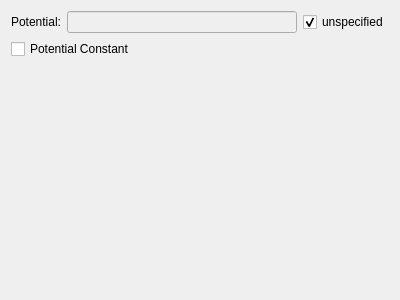
<?xml version="1.0" encoding="UTF-8"?>
<ui version="4.0">
 <class>Form</class>
 <widget class="QWidget" name="Form">
  <property name="geometry">
   <rect>
    <x>0</x>
    <y>0</y>
    <width>400</width>
    <height>300</height>
   </rect>
  </property>
  <property name="windowTitle">
   <string>Constraint Properties</string>
  </property>
  <layout class="QFormLayout" name="formLayout">
   <property name="fieldGrowthPolicy">
    <enum>QFormLayout::AllNonFixedFieldsGrow</enum>
   </property>
   <item row="1" column="0">
    <widget class="QLabel" name="potentialLbl">
     <property name="text">
      <string>Potential:</string>
     </property>
    </widget>
   </item>
   <item row="1" column="1">
    <layout class="QHBoxLayout" name="horizontalLayout_2">
     <item>
      <widget class="Gui::InputField" name="potentialTxt">
       <property name="enabled">
        <bool>false</bool>
       </property>
       <property name="singleStep" stdset="0">
        <double>1.000000000000000</double>
       </property>
       <property name="unit" stdset="0">
        <string>V</string>
       </property>
      </widget>
     </item>
     <item>
      <widget class="QCheckBox" name="potentialBox">
       <property name="text">
        <string>unspecified</string>
       </property>
       <property name="checked">
        <bool>true</bool>
       </property>
      </widget>
     </item>
    </layout>
   </item>
   <item row="4" column="0" colspan="2">
    <widget class="QCheckBox" name="potentialConstantBox">
     <property name="text">
      <string>Potential Constant</string>
     </property>
    </widget>
   </item>
  </layout>
 </widget>
 <customwidgets>
  <customwidget>
   <class>Gui::InputField</class>
   <extends>QLineEdit</extends>
   <header>Gui/InputField.h</header>
  </customwidget>
 </customwidgets>
 <resources/>
 <connections>
  <connection>
   <sender>potentialBox</sender>
   <signal>toggled(bool)</signal>
   <receiver>potentialTxt</receiver>
   <slot>setEnabled(bool)</slot>
   <hints>
    <hint type="sourcelabel">
     <x>230</x>
     <y>44</y>
    </hint>
    <hint type="destinationlabel">
     <x>230</x>
     <y>18</y>
    </hint>
   </hints>
  </connection>
  <connection>
   <sender>potentialBox</sender>
   <signal>toggled(bool)</signal>
   <receiver>potentialTxt</receiver>
   <slot>setDisabled(bool)</slot>
   <hints>
    <hint type="sourcelabel">
     <x>230</x>
     <y>44</y>
    </hint>
    <hint type="destinationlabel">
     <x>230</x>
     <y>18</y>
    </hint>
   </hints>
  </connection>
 </connections>
</ui>
